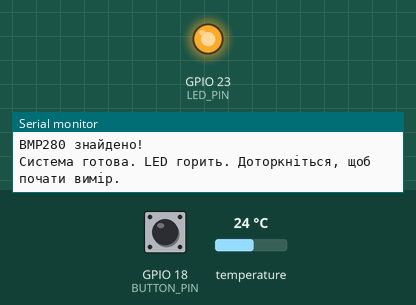
Recording of a sketch running on a simulated ESP32. Shown: output pins drawn as LEDs (lit = HIGH), the last lines printed to the serial monitor. Dashed ring = blinking. Inputs (shaded band) come from the test bench; at power-on: GPIO 18 (BUTTON_PIN) HIGH, temperature 24 °C.

Above: at 1.2 s.
1.3 s: GPIO 18 (BUTTON_PIN) pulled LOW for 0.15 s
At 1.9 s:
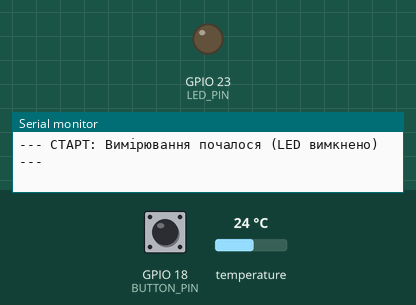
2.9 s: GPIO 18 (BUTTON_PIN) pulled LOW for 1 s
At 4.3 s:
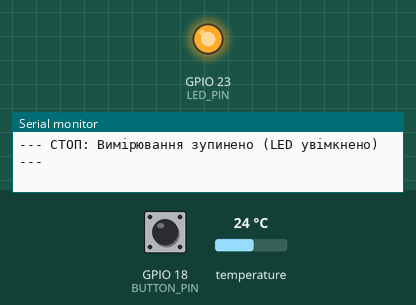
5.4 s: GPIO 18 (BUTTON_PIN) pulsed LOW 5 times (0.12 s each, 0.3 s apart)
At 5.85 s:
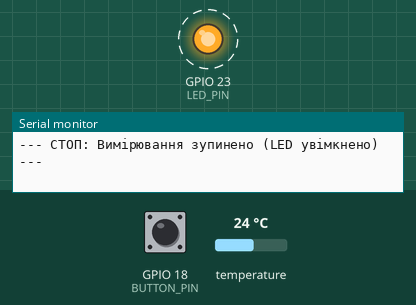
9.9 s: GPIO 18 (BUTTON_PIN) pulled LOW for 3.2 s
At 10.9 s:
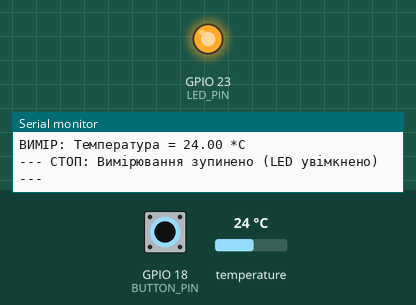
Timing chart, 0 to 12.9 s (numbered marks = the images above; inputs shaded):
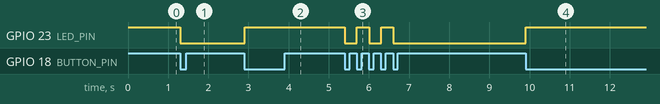

The sketch:

timer_bmp280_i2c.ino
```cpp
#include <Wire.h>
#include <Adafruit_BMP280.h>

// --- Піни ---
#define LED_PIN 23        // Пін для LED (індикатор)
#define BUTTON_PIN 18     // Пін для конекторів
#define I2C_SDA_PIN 21
#define I2C_SCL_PIN 22

// --- Об'єкти та глобальні змінні ---
Adafruit_BMP280 bmp;

volatile bool interruptFired = false;
volatile bool isMeasuring = false;    // Змінна стану (ON/OFF)

unsigned long lastReadTime = 0;
const long readInterval = 2000; // 2000 мс = 2 секунди

volatile unsigned long lastInterruptTime = 0;
unsigned long debounceDelay = 200; // 200 мс

// ----------------------------------------------------
// ФУНКЦІЯ ПЕРЕРИВАННЯ (ISR)
// Спрацьовує при дотику (FALLING)
// ----------------------------------------------------
void IRAM_ATTR handleInterrupt() {
  unsigned long currentTime = millis();
  if (currentTime - lastInterruptTime > debounceDelay) {
    interruptFired = true; // Піднімаємо прапорець для loop()!
    lastInterruptTime = currentTime;
  }
}

// ----------------------------------------------------
// SETUP
// ----------------------------------------------------
void setup() {
  Serial.begin(115200);

  pinMode(LED_PIN, OUTPUT);
  // Починаємо з увімкненого LED (бо вимірювання ще не йде)
  digitalWrite(LED_PIN, HIGH);

  pinMode(BUTTON_PIN, INPUT_PULLUP);

  Wire.begin(I2C_SDA_PIN, I2C_SCL_PIN);
  if (!bmp.begin(0x76)) {
    Serial.println("Не вдалося знайти BMP280!");
    while (1) delay(10);
  }
  Serial.println("BMP280 знайдено!");

  attachInterrupt(digitalPinToInterrupt(BUTTON_PIN), handleInterrupt, FALLING);

  Serial.println("Система готова. LED горить. Доторкніться, щоб почати вимір.");
}

// ----------------------------------------------------
// LOOP
// ----------------------------------------------------
void loop() {

  // 1. Перевіряємо, чи спрацювало переривання
  if (interruptFired) {
    interruptFired = false;
    isMeasuring = !isMeasuring; // Перемикаємо стан

    if (isMeasuring) {
      Serial.println("--- СТАРТ: Вимірювання почалося (LED вимкнено) ---");
      lastReadTime = millis();
    } else {
      Serial.println("--- СТОП: Вимірювання зупинено (LED увімкнено) ---");
    }
  }

  // 2. Основна логіка, що залежить від стану
  if (isMeasuring) {
    // --- РЕЖИM УВІМКНЕНО ---

    // Світлодіод ВИМКНЕНИЙ, поки йде вимір
    digitalWrite(LED_PIN, LOW); // <--- ЗМІНА ТУТ

    // Зчитуємо дані кожні 2 секунди
    if (millis() - lastReadTime >= readInterval) {
      lastReadTime = millis();
      float temp = bmp.readTemperature();
      Serial.print("ВИМІР: Температура = ");
      Serial.print(temp);
      Serial.println(" *C");
    }

  } else {
    // --- РЕЖИМ ВИМКНЕНО ---

    // Світлодіод УВІМКНЕНИЙ, коли система чекає
    digitalWrite(LED_PIN, HIGH); // <--- ЗМІНА ТУТ
  }
}
```

Measured:
- after the input at 1.3 s, GPIO 23 (LED_PIN): HIGH → LOW at once
- after the input at 2.9 s, GPIO 23 (LED_PIN): LOW → HIGH at once
- after the input at 5.4 s, GPIO 23 (LED_PIN): alternates HIGH for 0.30 s and LOW for 0.30 s, 5 changes in all, then stays LOW, starting at once
- after the input at 9.9 s, GPIO 23 (LED_PIN): LOW → HIGH at once
